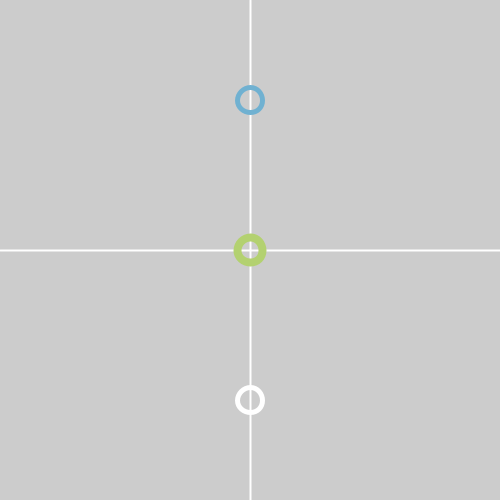
Frame 1 (no input)
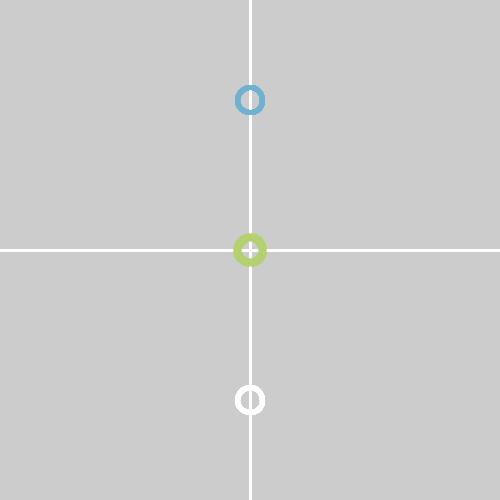
Frame 60 (the mouse pressed at the canvas centre just before this capture)
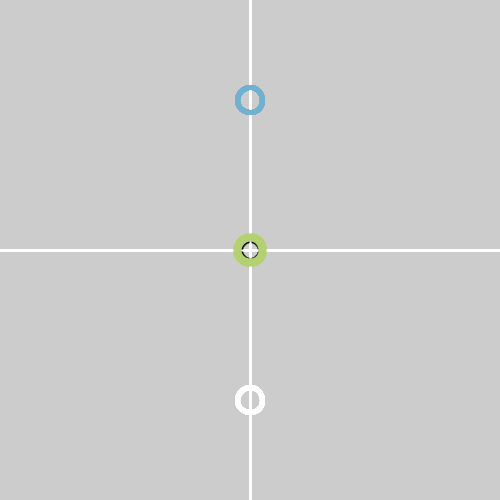
Frame 120 (the mouse held since frame 60 and released just before this capture)

The Processing sketch that drew these frames (run headless with seeded random() and noise(); from frame 60 on, the mouse is pressed at the canvas centre):

// Processing sketch: cringelingss08t00
// ── cringelingss08t00.pde
// Expresión Digital II - Diseño Digital UDD - 2017
// Catalina Ringeling
// cringelingss08t00

/* 
Al correr el programa se verán 3 círculos de 3 colores diferentes:
Color Azul: colores[0] = #70B1D1; Color Verde; colores[1] = #B3D170; 
Color Blanco: colores[2] = 255; y dos líneas en forma de cruz a la mitad
del canvas (500, 500), de color blanco.
Al pasar el mouse por el canvas, se visualizarán ellipses blancas y negras
que se mueven según el movimiento del mouse. Las ellipses blancas por X y
las ellipse negras por Y.
A la vez al apretar cualquier tecla del mouse irán apareciendo ellipses azules,
verdes y blancas de diferentes tamaños de manera random entre los tamaños 
posteriormente mencionados en el Array, los cuales pueden ir cambiando de color
entre verde y azul al apretar las teclas 'a', 's', 'd' y 'f'
*/


int [] numeros = new int [10];
int numeros1;
int num = 1;
float x2;

color[] colores = new color[3];

void setup() {
  size (500, 500);            // Tamaño del Canvas.
  
  // Valores otorgados a los Arrays.
  // 3 Arrays en total a utilizar con colores.
  colores[0] = #70B1D1;       // Color Azul
  colores[1] = #B3D170;       // Color Verde
  colores[2] = 255;           // Color Blanco
  
  // 10 Arrays en total a utilizar con números.
  numeros[0] = 25;
  numeros[1] = 50;
  numeros[2] = 100;
  numeros[3] = 150;
  numeros[4] = 200;
  numeros[5] = 250;
  numeros[6] = 300;
  numeros[7] = 350;
  numeros[8] = 400;
  numeros[9] = 450;
  println(numeros1);
}

void draw() {
  map1(width/2, 20);
  lineasCruz(width, height, width, height);
  circuloAzul(width, height);
  circuloVerde(width, height);
  circuloBlanco(width, height);
}

void map1(int j, int k) {
  stroke(colores[2]);
  float m = map(mouseX, 200, 250, 150, 250);
  ellipse(m, j, k, k);
  stroke(0);
  float n = map(mouseY, 150, 250, 100, 250);
  ellipse(j, n, k, k);
}

void lineasCruz(int a, int b, int c, int d) {
  strokeWeight(2);
  stroke(colores[2]);
  line(0, b/2, c, d/2);
  line(a/2, 0, c/2, d);
}

void circuloAzul(int a, int b) {
  noFill();
  strokeWeight(5);
  stroke(colores[0]);
  ellipse(a/2, b/5, numeros[numeros1], numeros[numeros1]);
}

void circuloVerde(int a, int b) {
  noFill();
  strokeWeight(8);
  stroke(colores[1]);
  ellipse(a/2, b/2, numeros[numeros1], numeros[numeros1]);
}

void circuloBlanco(int a, int b) {
  noFill();
  strokeWeight(5);
  stroke(colores[2]);
  ellipse(a/2, b -= 100, numeros[numeros1], numeros[numeros1]);
}

void keyPressed() {
  numeros1 = (int)random(numeros.length);
  println(numeros1);
  if (key == 'a') {
    colores[0] = colores[1];
  } else if (key == 's') {
    colores[0] = #70B1D1;
  } else if (key == 'd') {
    colores[1] = colores[0];
  } else if (key == 'f') {
    colores[1] = #B3D170;
  }
  {
  }

  switch(num) {
  case 0: 
    println("Zero");  // Does not execute
    break;
  case 1: 
    println("One");  // Prints "One"
    break;
  }
}
